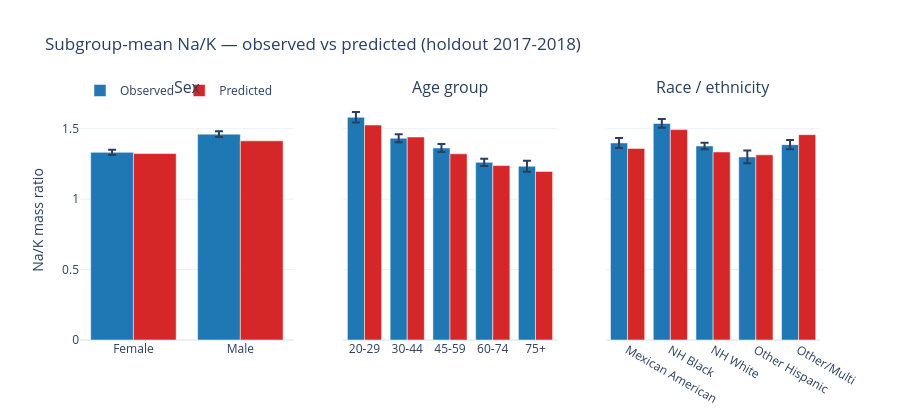

Notebook source saved alongside this figure:
### Markdown cell above
## Figure 3 — Subgroup-mean prediction error

Survey-weighted observed mean and predicted mean for demographic subgroups in the holdout
cycle. This is the operational metric for the local prediction use-case.

### Code cell
def subgroup(pred, by, ycol='pred_lgbm'):
    rows = []
    for key, g in pred.groupby(by, dropna=False, observed=True):
        w = g['wt'].values
        rows.append({
            'group': str(key),
            'n': len(g),
            'obs_mean': np.average(g['NAK_RATIO'], weights=w),
            'pred_mean': np.average(g[ycol], weights=w),
            'obs_se': np.sqrt(np.cov(g['NAK_RATIO'], aweights=w) / len(g)),
        })
    return pd.DataFrame(rows)

sub_sex  = subgroup(pred, 'SEX')
sub_race = subgroup(pred, 'RACE')
sub_age  = subgroup(pred.assign(AGEGRP=pd.cut(pred['AGE'], [19,30,45,60,75,200],
                                              labels=['20-29','30-44','45-59','60-74','75+'])),
                    'AGEGRP')

fig3 = make_subplots(rows=1, cols=3, subplot_titles=('Sex', 'Age group', 'Race / ethnicity'),
                     shared_yaxes=True)
for i, sub in enumerate([sub_sex, sub_age, sub_race], 1):
    fig3.add_trace(go.Bar(x=sub['group'], y=sub['obs_mean'], name='Observed' if i==1 else None,
                          marker_color='#1f77b4', showlegend=(i==1),
                          error_y=dict(type='data', array=1.96*sub['obs_se'])), row=1, col=i)
    fig3.add_trace(go.Bar(x=sub['group'], y=sub['pred_mean'], name='Predicted' if i==1 else None,
                          marker_color='#d62728', showlegend=(i==1)), row=1, col=i)
fig3.update_layout(barmode='group', title='Subgroup-mean Na/K — observed vs predicted (holdout 2017-2018)',
                   height=420, legend=dict(orientation='h', y=1.1))
fig3.update_yaxes(title_text='Na/K mass ratio', row=1, col=1)
fig3.show()

### Figure 1 — Plotly figure (JSON) as saved in the notebook; plotly's stock layout.template omitted (floating-point values rounded to 4 significant figures)
{"data": [{"error_y": {"array": [0.01874, 0.02107], "type": "data"}, "marker": {"color": "#1f77b4"}, "name": "Observed", "showlegend": true, "type": "bar", "x": ["Female", "Male"], "xaxis": "x", "y": [1.332, 1.461], "yaxis": "y"}, {"marker": {"color": "#d62728"}, "name": "Predicted", "showlegend": true, "type": "bar", "x": ["Female", "Male"], "xaxis": "x", "y": [1.324, 1.414], "yaxis": "y"}, {"error_y": {"array": [0.03749, 0.02803, 0.02811, 0.02571, 0.03874], "type": "data"}, "marker": {"color": "#1f77b4"}, "showlegend": false, "type": "bar", "x": ["20-29", "30-44", "45-59", "60-74", "75+"], "xaxis": "x2", "y": [1.581, 1.432, 1.363, 1.261, 1.233], "yaxis": "y2"}, {"marker": {"color": "#d62728"}, "showlegend": false, "type": "bar", "x": ["20-29", "30-44", "45-59", "60-74", "75+"], "xaxis": "x2", "y": [1.526, 1.441, 1.322, 1.238, 1.197], "yaxis": "y2"}, {"error_y": {"array": [0.03537, 0.03104, 0.0235, 0.04519, 0.03324], "type": "data"}, "marker": {"color": "#1f77b4"}, "showlegend": false, "type": "bar", "x": ["Mexican American", "NH Black", "NH White", "Other Hispanic", "Other/Multi"], "xaxis": "x3", "y": [1.399, 1.538, 1.378, 1.3, 1.387], "yaxis": "y3"}, {"marker": {"color": "#d62728"}, "showlegend": false, "type": "bar", "x": ["Mexican American", "NH Black", "NH White", "Other Hispanic", "Other/Multi"], "xaxis": "x3", "y": [1.36, 1.494, 1.335, 1.315, 1.458], "yaxis": "y3"}], "layout": {"annotations": [{"font": {"size": 16}, "showarrow": false, "text": "Sex", "x": 0.1444, "xanchor": "center", "xref": "paper", "y": 1.0, "yanchor": "bottom", "yref": "paper"}, {"font": {"size": 16}, "showarrow": false, "text": "Age group", "x": 0.5, "xanchor": "center", "xref": "paper", "y": 1.0, "yanchor": "bottom", "yref": "paper"}, {"font": {"size": 16}, "showarrow": false, "text": "Race / ethnicity", "x": 0.8556, "xanchor": "center", "xref": "paper", "y": 1.0, "yanchor": "bottom", "yref": "paper"}], "barmode": "group", "height": 420, "legend": {"orientation": "h", "y": 1.1}, "title": {"text": "Subgroup-mean Na/K — observed vs predicted (holdout 2017-2018)"}, "xaxis": {"anchor": "y", "domain": [0.0, 0.2889]}, "xaxis2": {"anchor": "y2", "domain": [0.3556, 0.6444]}, "xaxis3": {"anchor": "y3", "domain": [0.7111, 1.0]}, "yaxis": {"anchor": "x", "domain": [0.0, 1.0], "title": {"text": "Na/K mass ratio"}}, "yaxis2": {"anchor": "x2", "domain": [0.0, 1.0], "matches": "y", "showticklabels": false}, "yaxis3": {"anchor": "x3", "domain": [0.0, 1.0], "matches": "y", "showticklabels": false}}}
